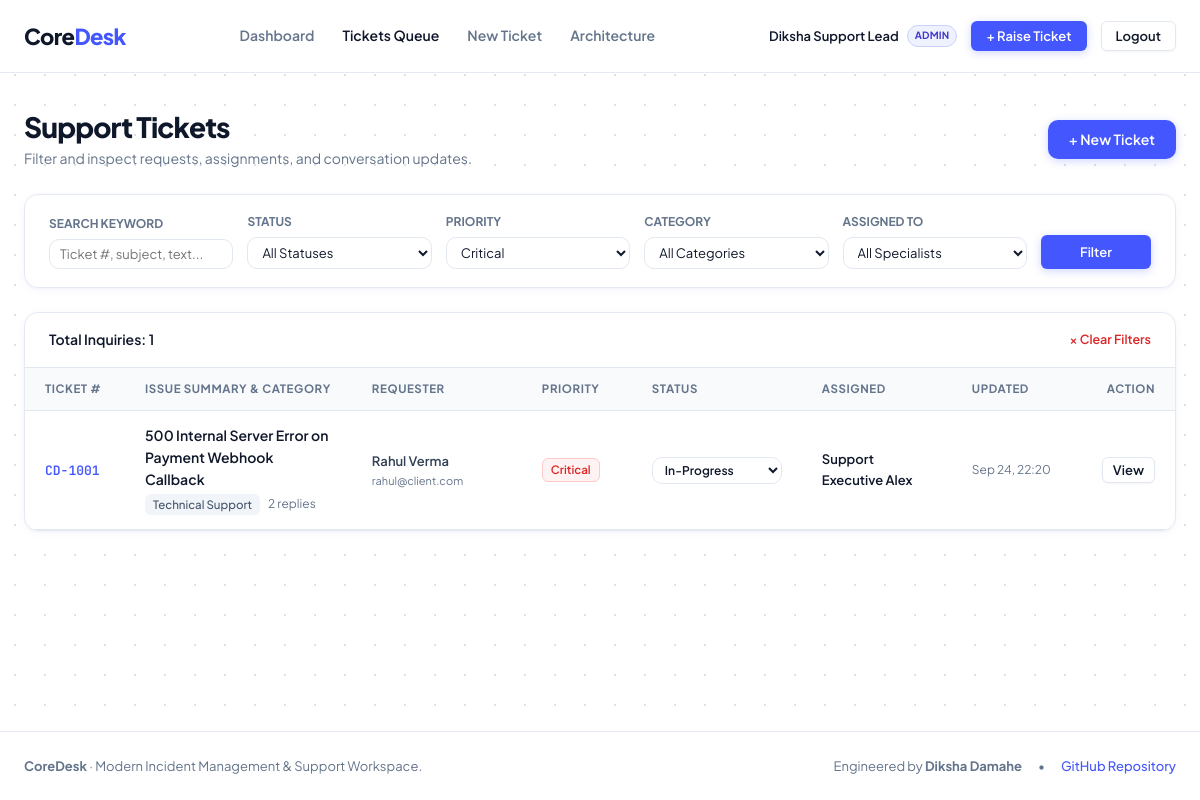
The app's page /tickets.php?priority=Critical (signed in) with its own data.
### tables this page shows
CREATE TABLE IF NOT EXISTS users (
    id INT AUTO_INCREMENT PRIMARY KEY,
    name VARCHAR(100) NOT NULL,
    email VARCHAR(150) NOT NULL UNIQUE,
    password_hash VARCHAR(255) NOT NULL,
    role ENUM('admin', 'agent', 'customer') NOT NULL DEFAULT 'customer',
    created_at TIMESTAMP DEFAULT CURRENT_TIMESTAMP
);

CREATE TABLE IF NOT EXISTS tickets (
    id INT AUTO_INCREMENT PRIMARY KEY,
    ticket_code VARCHAR(20) NOT NULL UNIQUE,
    user_id INT NOT NULL,
    category_id INT NOT NULL,
    subject VARCHAR(255) NOT NULL,
    description TEXT NOT NULL,
    priority ENUM('Low', 'Medium', 'High', 'Critical') NOT NULL DEFAULT 'Medium',
    status ENUM('Open', 'In-Progress', 'Resolved', 'Closed') NOT NULL DEFAULT 'Open',
    assigned_agent_id INT NULL,
    created_at TIMESTAMP DEFAULT CURRENT_TIMESTAMP,
    updated_at TIMESTAMP DEFAULT CURRENT_TIMESTAMP ON UPDATE CURRENT_TIMESTAMP,
    resolved_at TIMESTAMP NULL,
    FOREIGN KEY (user_id) REFERENCES users(id) ON DELETE CASCADE,
    FOREIGN KEY (category_id) REFERENCES categories(id) ON DELETE RESTRICT,
    FOREIGN KEY (assigned_agent_id) REFERENCES users(id) ON DELETE SET NULL,
    INDEX idx_status_priority (status, priority),
    INDEX idx_user (user_id),
    INDEX idx_agent (assigned_agent_id)
);

CREATE TABLE IF NOT EXISTS categories (
    id INT AUTO_INCREMENT PRIMARY KEY,
    name VARCHAR(80) NOT NULL UNIQUE,
    description VARCHAR(255) NULL
);

### config/auth.php (called while the page is built, shortened)
<?php
function getLoggedInUser(): ?array {
    return $_SESSION['user'] ?? null;
}
function e(?string $string): string {
    return htmlspecialchars($string ?? '', ENT_QUOTES, 'UTF-8');
}

### tickets.php (the view, shortened to what this page needs)
<?php
require_once __DIR__ . '/config/auth.php';
require_once __DIR__ . '/config/database.php';
$currentUser = getLoggedInUser();
if ($currentUser['role'] !== 'customer') {
    $staffAgents = $pdo->query("SELECT id, name, role FROM users WHERE role IN ('admin', 'agent') ORDER BY role ASC, name ASC")->fetchAll();
}
$filterStatus   = trim($_GET['status'] ?? '');
$filterPriority = trim($_GET['priority'] ?? '');
$filterCategory = trim($_GET['category'] ?? '');
$filterSearch   = trim($_GET['q'] ?? '');
$sql = "
    SELECT
        t.id,
        t.ticket_code,
        t.subject,
        t.priority,
        t.status,
        t.created_at,
        t.updated_at,
        c.name AS category_name,
        u.name AS customer_name,
        u.email AS customer_email,
        a.name AS agent_name,
        (SELECT COUNT(*) FROM ticket_replies tr WHERE tr.ticket_id = t.id) AS reply_count
    FROM tickets t
    INNER JOIN categories c ON t.category_id = c.id
    INNER JOIN users u ON t.user_id = u.id
    LEFT JOIN users a ON t.assigned_agent_id = a.id
    WHERE 1=1
";
$params = [];
if (!empty($filterPriority)) {
    $sql .= " AND t.priority = :priority";
    $params['priority'] = $filterPriority;
}
$sql .= " ORDER BY t.created_at DESC";
$stmt = $pdo->prepare($sql);
$stmt->execute($params);
$tickets = $stmt->fetchAll();
require_once __DIR__ . '/includes/header.php';
?>
<div style="display: flex; justify-content: space-between; align-items: center; margin-bottom: 24px; flex-wrap: wrap; gap: 12px;">
    <div>
        <h1 style="font-size: 28px; font-weight: 800; letter-spacing: -0.03em; margin-bottom: 4px;">Support Tickets</h1>
        <p style="color: var(--text-muted); font-size: 14px; margin: 0;">
            Filter and inspect requests, assignments, and conversation updates.
        </p>
    </div>
    <a href="create-ticket.php" class="btn btn-primary">
        + New Ticket
    </a>
</div>
<div class="card" style="margin-bottom: 24px; padding: 18px 24px;">
    <form method="GET" action="tickets.php" style="display: grid; grid-template-columns: repeat(auto-fit, minmax(180px, 1fr)) 110px; gap: 14px; align-items: end;">
        <div>
            <label style="font-size: 12px; font-weight: 700; text-transform: uppercase; color: var(--text-muted); display: block; margin-bottom: 6px;">Search Keyword</label>
            <input type="text" name="q" value="<?= e($filterSearch) ?>" class="form-control form-control-sm" placeholder="Ticket #, subject, text...">
        </div>
        <div>
            <label style="font-size: 12px; font-weight: 700; text-transform: uppercase; color: var(--text-muted); display: block; margin-bottom: 6px;">Status</label>
            <select name="status" class="form-control form-control-sm">
                <option value="">All Statuses</option>
            </select>
        </div>
        <div>
            <label style="font-size: 12px; font-weight: 700; text-transform: uppercase; color: var(--text-muted); display: block; margin-bottom: 6px;">Priority</label>
            <select name="priority" class="form-control form-control-sm">
                <option value="Critical" <?= $filterPriority === 'Critical' ? 'selected' : '' ?>>Critical</option>
            </select>
        </div>
        <div>
            <label style="font-size: 12px; font-weight: 700; text-transform: uppercase; color: var(--text-muted); display: block; margin-bottom: 6px;">Category</label>
            <select name="category" class="form-control form-control-sm">
                <option value="">All Categories</option>
            </select>
        </div>
        <?php if ($currentUser['role'] !== 'customer'): ?>
            <div>
                <label style="font-size: 12px; font-weight: 700; text-transform: uppercase; color: var(--text-muted); display: block; margin-bottom: 6px;">Assigned To</label>
                <select name="assigned" class="form-control form-control-sm">
                    <option value="">All Specialists</option>
                </select>
            </div>
        <?php endif; ?>
        <div>
            <button type="submit" class="btn btn-primary btn-sm" style="width: 100%; padding: 8px;">
                Filter
            </button>
        </div>
    </form>
</div>
<div class="table-container">
    <div class="table-toolbar">
        <span style="font-weight: 600; font-size: 14px; color: var(--text-heading);">
            Total Inquiries: <?= count($tickets) ?>
        </span>
        <?php if (!empty($filterStatus) || !empty($filterPriority) || !empty($filterCategory) || !empty($filterSearch)): ?>
            <a href="tickets.php" style="font-size: 12.5px; color: #dc2626; font-weight: 600;">&times; Clear Filters</a>
        <?php endif; ?>
    </div>
    <div class="table-responsive">
        <table class="table-custom">
            <thead>
                <tr>
                    <th style="width: 100px;">Ticket #</th>
                    <th>Issue Summary &amp; Category</th>
                    <th style="width: 170px;">Requester</th>
                    <th style="width: 110px;">Priority</th>
                    <th style="width: 150px;">Status</th>
                    <th style="width: 150px;">Assigned</th>
                    <th style="width: 130px;">Updated</th>
                    <th style="width: 80px; text-align: right;">Action</th>
                </tr>
            </thead>
            <tbody>
                <?php if (empty($tickets)): ?>
                    <tr>
                        <td colspan="8" style="text-align: center; padding: 48px; color: var(--text-muted);">
                            No tickets matching your filter criteria.
                        </td>
                    </tr>
                <?php else: ?>
                    <?php foreach ($tickets as $t): ?>
                        <tr>
                            <td>
                                <a href="ticket-view.php?id=<?= (int)$t['id'] ?>" class="ticket-key">
                                    <?= e($t['ticket_code']) ?>
                                </a>
                            </td>
                            <td>
                                <div>
                                    <a href="ticket-view.php?id=<?= (int)$t['id'] ?>" class="ticket-title">
                                        <?= e($t['subject']) ?>
                                    </a>
                                </div>
                                <div style="display: flex; gap: 8px; align-items: center; margin-top: 3px; font-size: 12px; color: var(--text-muted);">
                                    <span class="category-tag"><?= e($t['category_name']) ?></span>
                                    <?php if ($t['reply_count'] > 0): ?>
                                        <span><?= (int)$t['reply_count'] ?> replies</span>
                                    <?php endif; ?>
                                </div>
                            </td>
                            <td>
                                <div style="font-weight: 600; font-size: 13px;"><?= e($t['customer_name']) ?></div>
                                <div style="font-size: 11px; color: var(--text-muted);"><?= e($t['customer_email']) ?></div>
                            </td>
                            <td>
                                <span class="priority-pill priority-<?= strtolower($t['priority']) ?>">
                                    <?= e($t['priority']) ?>
                                </span>
                            </td>
                            <td>
                                <?php if ($currentUser['role'] === 'customer'): ?>
                                    <span class="status-pill status-<?= strtolower(str_replace('-', '', $t['status'])) ?>">
                                        <?= e($t['status']) ?>
                                    </span>
                                <?php else: ?>
                                    <select class="form-control form-control-sm js-status-select" data-ticket-id="<?= (int)$t['id'] ?>" style="font-size: 12px; font-weight: 600; padding: 4px 8px; width: 130px;">
                                        <option value="In-Progress" <?= $t['status'] === 'In-Progress' ? 'selected' : '' ?>>In-Progress</option>
                                    </select>
                                <?php endif; ?>
                            </td>
                            <td>
                                <?php if (!empty($t['agent_name'])): ?>
                                    <span style="font-size: 13px; font-weight: 600; color: var(--text-heading);"><?= e($t['agent_name']) ?></span>
                                <?php else: ?>
                                    <span class="status-pill" style="background: #f1f5f9; color: #64748b; font-size: 11px; padding: 2px 7px;">Unassigned</span>
                                <?php endif; ?>
                            </td>
                            <td style="font-size: 12px; color: var(--text-muted);">
                                <?= date('M d, H:i', strtotime($t['updated_at'] ?? $t['created_at'])) ?>
                            </td>
                            <td style="text-align: right;">
                                <a href="ticket-view.php?id=<?= (int)$t['id'] ?>" class="btn btn-secondary btn-sm" style="padding: 4px 10px;">
                                    View
                                </a>
                            </td>
                        </tr>
                    <?php endforeach; ?>
                <?php endif; ?>
            </tbody>
        </table>
    </div>
</div>
<?php require_once __DIR__ . '/includes/footer.php'; ?>

### includes/header.php (shortened to what this page needs)
<?php
require_once __DIR__ . '/../config/auth.php';
$currentUser = getLoggedInUser();
$activePage = basename($_SERVER['PHP_SELF']);
?>
<!DOCTYPE html>
<html lang="en">
<head>
    <link rel="stylesheet" href="assets/css/style.css?v=2">
</head>
<body>
<header class="site-navbar">
    <div class="container navbar-inner">
        <a href="index.php" class="brand-wrap">
            <span>Core<span class="brand-highlight">Desk</span></span>
        </a>
        <nav class="nav-links-menu">
            <a href="index.php" class="nav-item-link <?= $activePage === 'index.php' ? 'active' : '' ?>">Dashboard</a>
            <a href="tickets.php" class="nav-item-link <?= $activePage === 'tickets.php' ? 'active' : '' ?>">Tickets Queue</a>
            <a href="create-ticket.php" class="nav-item-link <?= $activePage === 'create-ticket.php' ? 'active' : '' ?>">New Ticket</a>
            <a href="https://github.com/dikshadamahe/CoreDesk" target="_blank" rel="noopener" class="nav-item-link">Architecture</a>
        </nav>
        <div class="nav-right-actions">
            <?php if ($currentUser): ?>
                <div style="display: flex; align-items: center; gap: 8px; font-size: 13px;">
                    <span style="font-weight: 600; color: var(--text-heading);"><?= e($currentUser['name']) ?></span>
                    <span class="status-pill status-open" style="font-size: 10px; padding: 2px 7px;">
                        <?= strtoupper(e($currentUser['role'])) ?>
                    </span>
                </div>
                <a href="create-ticket.php" class="btn btn-primary btn-sm">
                    + Raise Ticket
                </a>
                <a href="logout.php" class="btn btn-secondary btn-sm" title="Sign Out">
                    Logout
                </a>
            <?php else: ?>
                <a href="login.php" class="btn btn-primary btn-sm">
                    Sign In
                </a>
            <?php endif; ?>
        </div>
    </div>
</header>
<main style="flex: 1; padding: 36px 0 48px;">
    <div class="container">

### records on screen
users: name "Diksha Support Lead", role "ADMIN"
tickets: ticket_code "CD-1001", subject "500 Internal Server Error on Payment Webhook Callback", category.name "Technical Support", reply_count "2", user.name "Rahul Verma", user.email "rahul@client.com", priority "Critical", status+id "In-Progress", assigned_agent.name "Support Executive Alex", updated_at "Sep 24, 22:20"

### other values on screen
count($tickets) "1"
